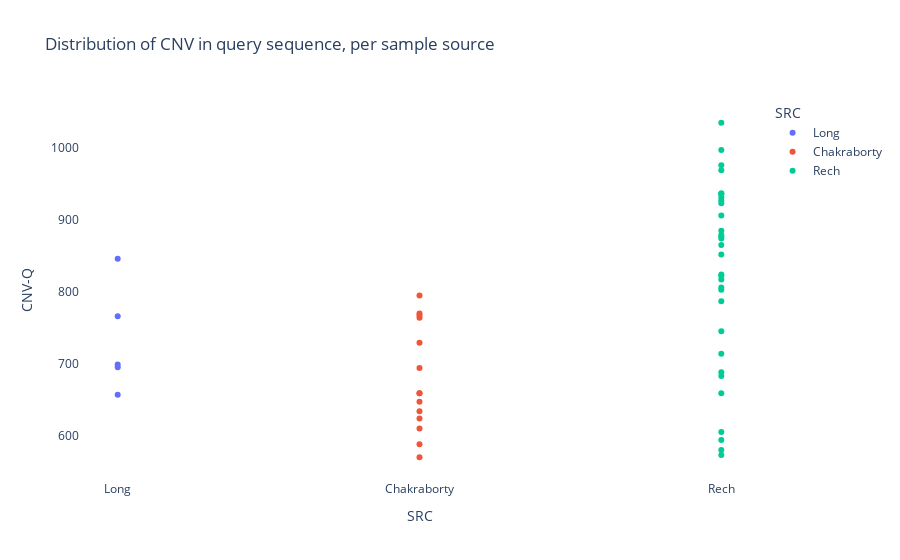

The cell this chart's notebook holds for it:
### Code cell
fig = px.scatter(df, x="SRC", y="CNV-Q", color="SRC", title="Distribution of CNV in query sequence, per sample source")

fig.update_layout(
    paper_bgcolor='rgba(0,0,0,0)',
    plot_bgcolor='rgba(0,0,0,0)'
)

fig.show()

### Figure 1 — Plotly figure (JSON) as saved in the notebook; plotly's stock layout.template omitted (floating-point values rounded to 4 significant figures)
{"data": [{"hovertemplate": "SRC=%{x}<br>CNV-Q=%{y}<extra></extra>", "legendgroup": "Long", "marker": {"color": "#636efa", "symbol": "circle"}, "mode": "markers", "name": "Long", "orientation": "v", "showlegend": true, "type": "scatter", "x": ["Long", "Long", "Long", "Long", "Long"], "xaxis": "x", "y": [766, 657, 699, 695, 846], "yaxis": "y"}, {"hovertemplate": "SRC=%{x}<br>CNV-Q=%{y}<extra></extra>", "legendgroup": "Chakraborty", "marker": {"color": "#EF553B", "symbol": "circle"}, "mode": "markers", "name": "Chakraborty", "orientation": "v", "showlegend": true, "type": "scatter", "x": ["Chakraborty", "Chakraborty", "Chakraborty", "Chakraborty", "Chakraborty", "Chakraborty", "Chakraborty", "Chakraborty", "Chakraborty", "Chakraborty", "Chakraborty", "Chakraborty", "Chakraborty", "Chakraborty"], "xaxis": "x", "y": [659, 795, 610, 624, 588, 729, 764, 570, 659, 770, 647, 694, 634, 767], "yaxis": "y"}, {"hovertemplate": "SRC=%{x}<br>CNV-Q=%{y}<extra></extra>", "legendgroup": "Rech", "marker": {"color": "#00cc96", "symbol": "circle"}, "mode": "markers", "name": "Rech", "orientation": "v", "showlegend": true, "type": "scatter", "x": ["Rech", "Rech", "Rech", "Rech", "Rech", "Rech", "Rech", "Rech", "Rech", "Rech", "Rech", "Rech", "Rech", "Rech", "Rech", "Rech", "Rech", "Rech", "Rech", "Rech", "Rech", "Rech", "Rech", "Rech", "Rech", "Rech", "Rech", "Rech", "Rech", "Rech", "Rech", "Rech"], "xaxis": "x", "y": [659, 714, 817, 594, 923, 976, 937, 573, 745, 806, 852, 822, 969, 580, 936, 906, 931, 683, 927, 803, 936, 1035, 605, 688, 997, 885, 874, 865, 824, 879, 787, 877], "yaxis": "y"}], "layout": {"legend": {"title": {"text": "SRC"}, "tracegroupgap": 0}, "paper_bgcolor": "rgba(0,0,0,0)", "plot_bgcolor": "rgba(0,0,0,0)", "title": {"text": "Distribution of CNV in query sequence, per sample source"}, "xaxis": {"anchor": "y", "categoryarray": ["Long", "Chakraborty", "Rech"], "categoryorder": "array", "domain": [0, 1], "title": {"text": "SRC"}}, "yaxis": {"anchor": "x", "domain": [0, 1], "title": {"text": "CNV-Q"}}}}
